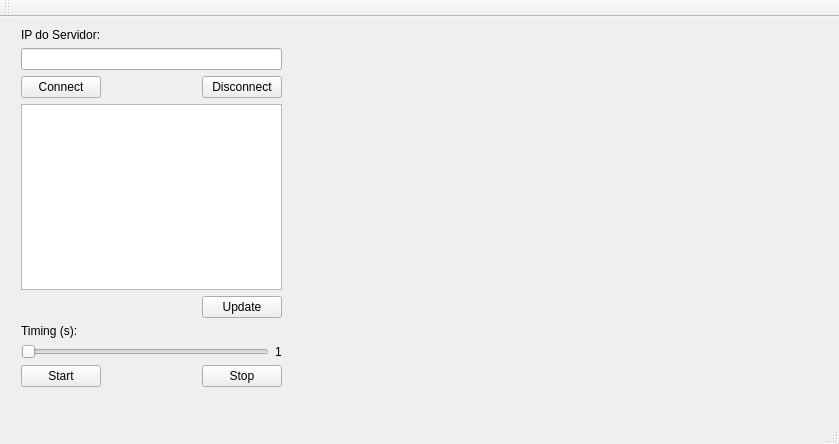
<?xml version="1.0" encoding="UTF-8"?>
<ui version="4.0">
 <class>MainWindow</class>
 <widget class="QMainWindow" name="MainWindow">
  <property name="geometry">
   <rect>
    <x>0</x>
    <y>0</y>
    <width>839</width>
    <height>444</height>
   </rect>
  </property>
  <property name="windowTitle">
   <string>MainWindow</string>
  </property>
  <widget class="QWidget" name="centralWidget">
   <widget class="Plotter" name="widgetPlotter" native="true">
    <property name="geometry">
     <rect>
      <x>299</x>
      <y>-1</y>
      <width>531</width>
      <height>381</height>
     </rect>
    </property>
   </widget>
   <widget class="QWidget" name="">
    <property name="geometry">
     <rect>
      <x>10</x>
      <y>0</y>
      <width>283</width>
      <height>381</height>
     </rect>
    </property>
    <layout class="QVBoxLayout" name="verticalLayout">
     <item>
      <widget class="QLabel" name="label">
       <property name="text">
        <string>IP do Servidor:</string>
       </property>
      </widget>
     </item>
     <item>
      <widget class="QLineEdit" name="IP_Line"/>
     </item>
     <item>
      <layout class="QHBoxLayout" name="horizontalLayout">
       <item>
        <widget class="QPushButton" name="ConnectButton">
         <property name="text">
          <string>Connect</string>
         </property>
        </widget>
       </item>
       <item>
        <spacer name="horizontalSpacer">
         <property name="orientation">
          <enum>Qt::Horizontal</enum>
         </property>
         <property name="sizeHint" stdset="0">
          <size>
           <width>108</width>
           <height>20</height>
          </size>
         </property>
        </spacer>
       </item>
       <item>
        <widget class="QPushButton" name="DisconnectButton">
         <property name="text">
          <string>Disconnect</string>
         </property>
        </widget>
       </item>
      </layout>
     </item>
     <item>
      <widget class="QListWidget" name="listWidget"/>
     </item>
     <item>
      <layout class="QHBoxLayout" name="horizontalLayout_2">
       <item>
        <spacer name="horizontalSpacer_2">
         <property name="orientation">
          <enum>Qt::Horizontal</enum>
         </property>
         <property name="sizeHint" stdset="0">
          <size>
           <width>198</width>
           <height>20</height>
          </size>
         </property>
        </spacer>
       </item>
       <item>
        <widget class="QPushButton" name="UpdateButton">
         <property name="text">
          <string>Update</string>
         </property>
        </widget>
       </item>
      </layout>
     </item>
     <item>
      <widget class="QLabel" name="label_3">
       <property name="text">
        <string>Timing (s):</string>
       </property>
      </widget>
     </item>
     <item>
      <layout class="QHBoxLayout" name="horizontalLayout_3">
       <item>
        <widget class="QSlider" name="HS_Timing">
         <property name="orientation">
          <enum>Qt::Horizontal</enum>
         </property>
        </widget>
       </item>
       <item>
        <widget class="QLabel" name="label_2">
         <property name="text">
          <string>1</string>
         </property>
        </widget>
       </item>
      </layout>
     </item>
     <item>
      <layout class="QHBoxLayout" name="horizontalLayout_4">
       <item>
        <widget class="QPushButton" name="StartButton">
         <property name="text">
          <string>Start</string>
         </property>
        </widget>
       </item>
       <item>
        <spacer name="horizontalSpacer_3">
         <property name="orientation">
          <enum>Qt::Horizontal</enum>
         </property>
         <property name="sizeHint" stdset="0">
          <size>
           <width>108</width>
           <height>20</height>
          </size>
         </property>
        </spacer>
       </item>
       <item>
        <widget class="QPushButton" name="StopButton">
         <property name="text">
          <string>Stop</string>
         </property>
        </widget>
       </item>
      </layout>
     </item>
    </layout>
   </widget>
  </widget>
  <widget class="QMenuBar" name="menuBar">
   <property name="geometry">
    <rect>
     <x>0</x>
     <y>0</y>
     <width>839</width>
     <height>21</height>
    </rect>
   </property>
  </widget>
  <widget class="QToolBar" name="mainToolBar">
   <attribute name="toolBarArea">
    <enum>TopToolBarArea</enum>
   </attribute>
   <attribute name="toolBarBreak">
    <bool>false</bool>
   </attribute>
  </widget>
  <widget class="QStatusBar" name="statusBar"/>
  <action name="actionDefcor">
   <property name="text">
    <string>Defcor</string>
   </property>
  </action>
 </widget>
 <layoutdefault spacing="6" margin="11"/>
 <customwidgets>
  <customwidget>
   <class>Plotter</class>
   <extends>QWidget</extends>
   <header>plotter.h</header>
   <container>1</container>
  </customwidget>
 </customwidgets>
 <resources/>
 <connections/>
</ui>
